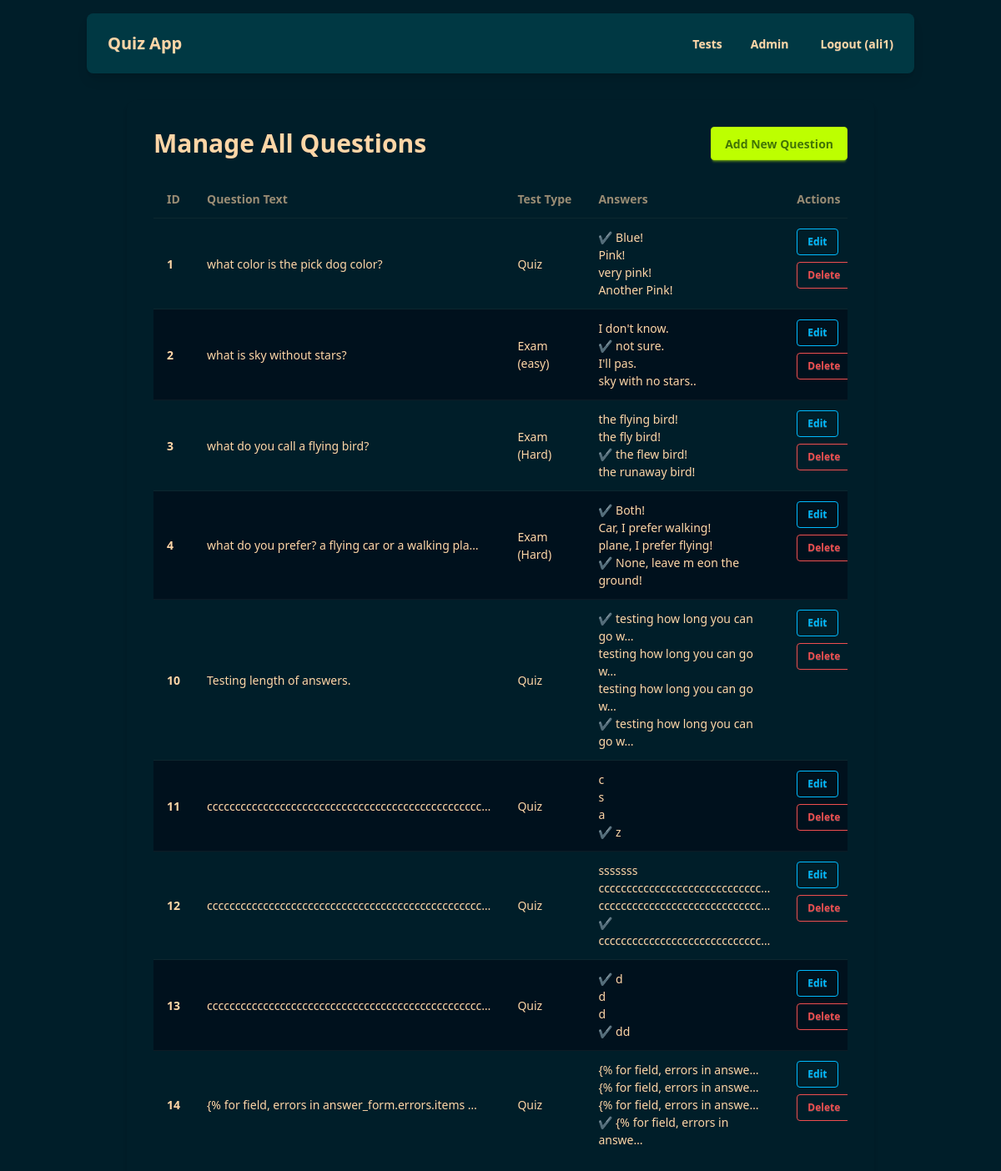
Screenshot of /quiz/admin/questions/ (signed in) with the database file from the repository.
### quiz/models.py (models this page shows, shortened)
class Question(models.Model):
    test = models.ForeignKey(Test, related_name='questions', on_delete=models.CASCADE)
    text = models.TextField()
    image = models.ImageField(upload_to='question_images/', blank=True, null=True)
    explanation = models.TextField(blank=True)

class Test(models.Model):
    name = models.CharField(max_length=255)
    description = models.TextField(blank=True)
    test_type = models.CharField(max_length=10, choices=TEST_TYPES, default='learning')
    position = models.PositiveIntegerField(default=0, help_text="Display order of the test")
    class Meta:
        ordering = ['position', 'name']

class Answer(models.Model):
    question = models.ForeignKey(Question, related_name='answers', on_delete=models.CASCADE)
    text = models.CharField(max_length=1000)
    is_correct = models.BooleanField(default=False)

### quiz/views.py (the view)
# urls.py: path('admin/questions/', custom_admin_questions, name='custom_admin_questions'),
@user_passes_test(is_staff_check)
def custom_admin_questions(request, test_id=None): # <--- Added optional test_id parameter
    questions_queryset = Question.objects.all().select_related('test').prefetch_related('answers')
    test_obj = None # Initialize test_obj to None
    if test_id:
        test_obj = get_object_or_404(Test, id=test_id)
        questions_queryset = questions_queryset.filter(test=test_obj) # Filter by the specific test
    context = {
        'questions': questions_queryset,
        'test_obj': test_obj, # Pass the Test object to the template
    }
    return render(request, 'quiz/custom_admin/questions_list.html', context)

### quiz/views.py (called while the page is built)
def is_staff_check(user):
    return user.is_staff

### quiz/templates/quiz/custom_admin/questions_list.html (shortened to what this page needs)
{% extends 'quiz/base.html' %}
{% block content %}
<div class="max-w-4xl mx-auto bg-base-100 p-8 rounded-xl shadow-md">
    <div class="flex justify-between items-center mb-6">
        <h2 class="text-3xl font-bold">
            {% if test_obj %}
                Manage Questions for "{{ test_obj.name }}"
            {% else %}
                Manage All Questions
            {% endif %}
        </h2>
        <div class="flex flex-wrap gap-2">
            {% if test_obj %}
                <a href="{% url 'custom_admin_add_question_to_test' test_obj.id %}" class="btn btn-primary">Add Question to This Test</a>
                <a href="{% url 'custom_admin_questions' %}" class="btn btn-secondary">View All Questions</a>
            {% else %}
                <a href="{% url 'custom_admin_add_question' %}?next={{ request.get_full_path|urlencode }}" class="btn btn-primary">Add New Question</a>
            {% endif %}
        </div>
    </div>
    {% if questions %}
        <div class="overflow-x-auto">
            <table class="table w-full table-zebra">
                <thead>
                    <tr>
                        <th>ID</th>
                        <th>Question Text</th>
                        <th>Test Type</th>
                        <th>Answers</th>
                        <th>Actions</th>
                    </tr>
                </thead>
                <tbody>
                    {% for question in questions %}
                    <tr>
                        <th>{{ question.id }}</th>
                        <td>{{ question.text|truncatechars:50 }}</td>
                        <td>{{ question.test.name }}</td>
                        <td>
                            <ul>
                                {% for answer in question.answers.all %}
                                    <li>{% if answer.is_correct %}<span class="font-bold text-success">✔</span>{% endif %} {{ answer.text|truncatechars:30 }}</li>
                                {% endfor %}
                            </ul>
                        </td>
                        <td class="flex flex-wrap gap-2">
                            <a href="{% url 'custom_admin_edit_question' question.id %}?next={{ request.get_full_path|urlencode }}" class="btn btn-sm btn-outline btn-info">Edit</a>
                            <a href="{% url 'custom_admin_delete_question' question.id %}?next={{ request.get_full_path|urlencode }}" class="btn btn-sm btn-outline btn-error">Delete</a>
                        </td>
                    </tr>
                    {% endfor %}
                </tbody>
            </table>
        </div>
    {% endif %}
</div>
{% endblock %}

### quiz/templates/quiz/navbar.html (shortened to what this page needs)
{% load static %}
<div class="navbar bg-neutral text-neutral-content rounded-box shadow-lg mb-8">
  <div class="navbar-start">
    <a href="{% url 'landing_page' %}" class="btn btn-ghost normal-case text-xl">Quiz App</a>
  </div>
  <div class="navbar-end">
    <ul class="menu menu-horizontal px-1 hidden md:flex text-neutral-content">
      <li><a href="{% url 'test_list' %}" class="btn btn-ghost">Tests</a></li>
      {% if user.is_authenticated and user.is_staff %}
        <li class="dropdown">
          <div tabindex="0" role="button" class="btn btn-ghost">
              Admin
          </div>
        </li>
      {% endif %}
    </ul>
     <div class="hidden md:flex">
         {% if user.is_authenticated %}
           <form action="{% url 'logout' %}" method="post" class="inline-block">{% csrf_token %}<button type="submit" class="btn btn-ghost">Logout ({{ user.username }})</button></form>
         {% else %}
           <a href="{% url 'login' %}" class="btn btn-primary">Login</a>
           <a href="{% url 'signup' %}" class="btn btn-primary ml-2">Sign Up</a>
         {% endif %}
     </div>
  </div>
</div>

### rows the page displays
Question: id "1", text "what color is the pick dog color?", test.name "Quiz"
Answer: text "Blue!"
Answer: text "Pink!"
Answer: text "very pink!"
Answer: text "Another Pink!"
Question: id "2", text "what is sky without stars?", test.name "Exam (easy)"
Answer: text "I don't know."
Answer: text "not sure."
Answer: text "I'll pas."
Answer: text "sky with no stars.."
Question: id "3", text "what do you call a flying bird?", test.name "Exam (Hard)"
Answer: text "the flying bird!"
Answer: text "the fly bird!"
Answer: text "the flew bird!"
Answer: text "the runaway bird!"
Question: id "4", text "what do you prefer? a flying car or a walking pla…", test.name "Exam (Hard)"
Answer: text "Both!"
Answer: text "Car, I prefer walking!"
Answer: text "plane, I prefer flying!"
Answer: text "None, leave m eon the ground!"
Question: id "10", text "Testing length of answers.", test.name "Quiz"
Answer: text "testing how long you can go w…"
Answer: text "testing how long you can go w…"
Answer: text "testing how long you can go w…"
Answer: text "testing how long you can go w…"
Question: id "11", text "ccccccccccccccccccccccccccccccccccccccccccccccccc…", test.name "Quiz"
Answer: text "c"
Answer: text "s"
Answer: text "a"
Answer: text "z"
Question: id "12", text "ccccccccccccccccccccccccccccccccccccccccccccccccc…", test.name "Quiz"
Answer: text "sssssss"
Answer: text "ccccccccccccccccccccccccccccc…"
Answer: text "ccccccccccccccccccccccccccccc…"
Answer: text "ccccccccccccccccccccccccccccc…"
Question: id "13", text "ccccccccccccccccccccccccccccccccccccccccccccccccc…", test.name "Quiz"
Answer: text "d"
Answer: text "d"
Answer: text "d"
Answer: text "dd"
Question: id "14", text "{% for field, errors in answer_form.errors.items …", test.name "Quiz"
Answer: text "{% for field, errors in answe…"
Answer: text "{% for field, errors in answe…"
Answer: text "{% for field, errors in answe…"
Answer: text "{% for field, errors in answe…"

### other values shown
{{ user.username }} "ali1"
